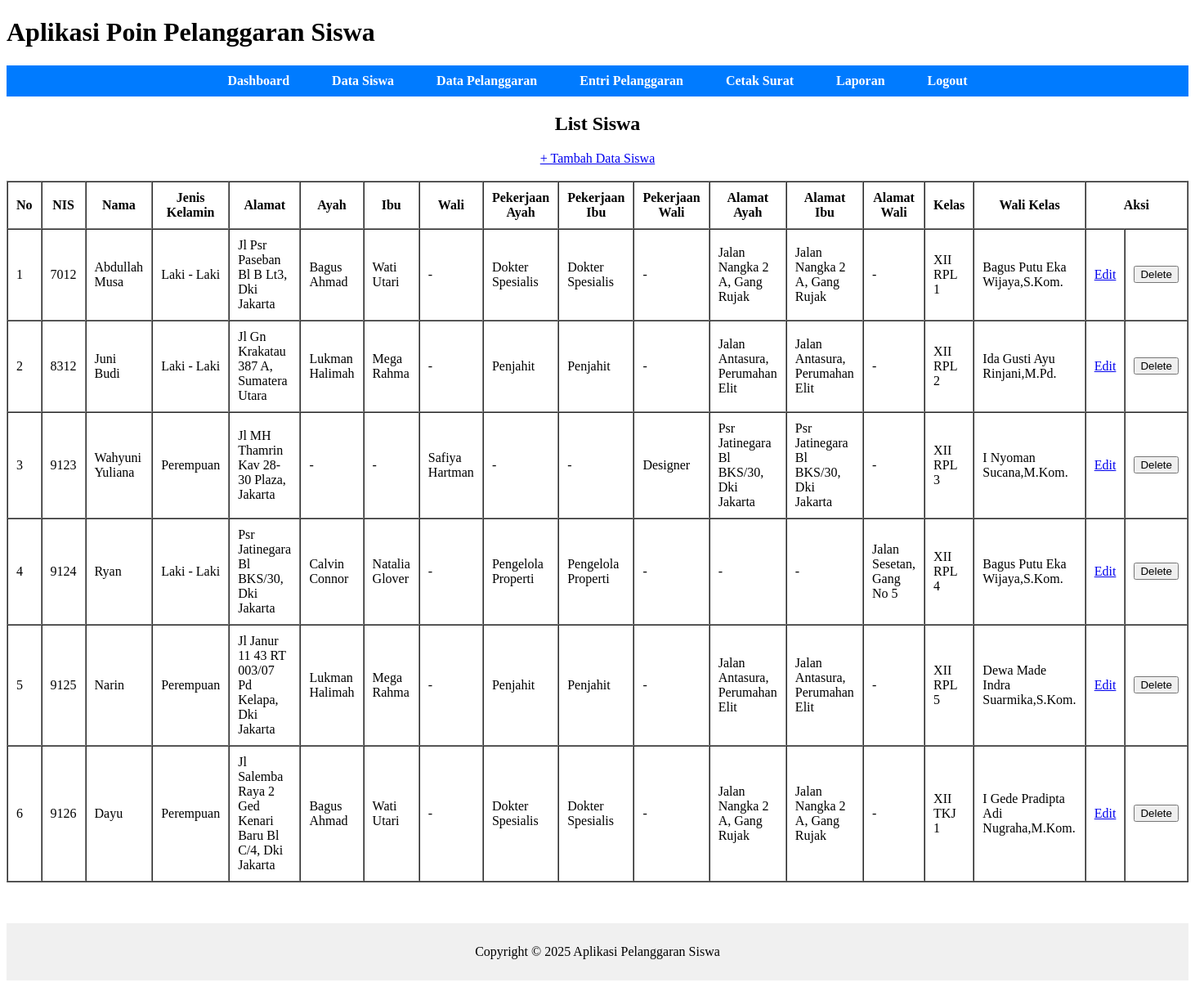
Page /pages/siswa/list.php on the committed database.
### tables this page shows
CREATE TABLE `siswa` (
  `nis` INT(5) PRIMARY KEY,
  `nama_siswa` VARCHAR(50),
  `jenis_kelamin` ENUM('Laki - Laki', 'Perempuan'),
  `alamat` VARCHAR(100),
  `password` VARCHAR(70),
  `status` ENUM('aktif', 'lulus', 'keluar'),
  `id_ortu_wali` INT(5),
  `id_kelas` INT(3),
  FOREIGN KEY (`id_ortu_wali`) REFERENCES `ortu_wali`(`id_ortu_wali`),
  FOREIGN KEY (`id_kelas`) REFERENCES `kelas`(`id_kelas`)
);

CREATE TABLE `ortu_wali` (
  `id_ortu_wali` INT(5) PRIMARY KEY,
  `ayah` VARCHAR(50),
  `ibu` VARCHAR(50),
  `wali` VARCHAR(50),
  `pekerjaan_ayah` VARCHAR(50),
  `pekerjaan_ibu` VARCHAR(50),
  `pekerjaan_wali` VARCHAR(50),
  `no_telp_ayah` VARCHAR(16),
  `no_telp_ibu` VARCHAR(16),
  `no_telp_wali` VARCHAR(16),
  `alamat_ayah` VARCHAR(100),
  `alamat_ibu` VARCHAR(100),
  `alamat_wali` VARCHAR(100)
);

CREATE TABLE `tingkat` (
  `id_tingkat` INT(1) PRIMARY KEY,
  `tingkat` VARCHAR(6)
);

CREATE TABLE `program_keahlian` (
  `id_program_keahlian` INT(2) PRIMARY KEY,
  `program_keahlian` VARCHAR(6),
  `deskripsi` VARCHAR(50)
);

CREATE TABLE `kelas` (
  `id_kelas` INT(3) PRIMARY KEY,
  `id_tingkat` INT,
  `id_program_keahlian` INT,
  `rombel` INT,
  `kode_guru` CHAR(8),
  FOREIGN KEY (`id_tingkat`) REFERENCES `tingkat`(`id_tingkat`),
  FOREIGN KEY (`id_program_keahlian`) REFERENCES `program_keahlian`(`id_program_keahlian`),
  FOREIGN KEY (`kode_guru`) REFERENCES `guru`(`kode_guru`)
);

CREATE TABLE `guru` (
  `kode_guru` CHAR(8) PRIMARY KEY,
  `nama_pengguna` VARCHAR(100),
  `role` VARCHAR(30),
  `username` VARCHAR(50),
  `password` VARCHAR(70),
  `aktif` ENUM('Y', 'N'),
  `jabatan` VARCHAR(50),
  `telp` VARCHAR(16)
);

### pages/siswa/list.php (the view, shortened to what this page needs)
<?php
include ROOTPATH . "/config/config.php";
include ROOTPATH . "/includes/header.php";
$query = "SELECT
            siswa.nis AS nis,
            siswa.nama_siswa AS nama_siswa,
            siswa.jenis_kelamin AS jenis_kelamin,
            siswa.alamat AS alamat,
            ortu_wali.ayah AS ayah,
            ortu_wali.ibu AS ibu,
            ortu_wali.wali AS wali,
            ortu_wali.pekerjaan_ayah AS pekerjaan_ayah,
            ortu_wali.pekerjaan_ibu AS pekerjaan_ibu,
            ortu_wali.pekerjaan_wali AS pekerjaan_wali,
            ortu_wali.alamat_ayah AS alamat_ayah,
            ortu_wali.alamat_ibu AS alamat_ibu,
            ortu_wali.alamat_wali AS alamat_wali,
            tingkat.tingkat AS tingkat,
            program_keahlian.program_keahlian AS program_keahlian,
            kelas.rombel AS rombel,
            guru.nama_pengguna AS nama_pengguna
          FROM siswa
          JOIN ortu_wali ON siswa.id_ortu_wali = ortu_wali.id_ortu_wali
          JOIN kelas ON siswa.id_kelas = kelas.id_kelas
          JOIN tingkat ON kelas.id_tingkat = tingkat.id_tingkat
          JOIN program_keahlian ON kelas.id_program_keahlian = program_keahlian.id_program_keahlian
          JOIN guru ON kelas.kode_guru = guru.kode_guru";
$result = mysqli_query($conn, $query);
?>
<center>
    <h2>List Siswa</h2>
    <a href="add.php">+ Tambah Data Siswa</a><br><br>
    <table border="1" cellpadding="10" cellspacing="0">
        <thead>
            <tr>
                <th>No</th>
                <th>NIS</th>
                <th>Nama</th>
                <th>Jenis Kelamin</th>
                <th>Alamat</th>
                <th>Ayah</th>
                <th>Ibu</th>
                <th>Wali</th>
                <th>Pekerjaan Ayah</th>
                <th>Pekerjaan Ibu</th>
                <th>Pekerjaan Wali</th>
                <th>Alamat Ayah</th>
                <th>Alamat Ibu</th>
                <th>Alamat Wali</th>
                <th>Kelas</th>
                <th>Wali Kelas</th>
                <th colspan="2">Aksi</th>
            </tr>
        </thead>
        <tbody>
            <?php
            $no = 1;
            while ($row = mysqli_fetch_assoc($result)) { ?>
                <tr>
                    <td><?= $no++ ?></td>
                    <td><?= htmlspecialchars($row['nis']) ?></td>
                    <td><?= htmlspecialchars($row['nama_siswa']) ?></td>
                    <td><?= htmlspecialchars($row['jenis_kelamin']) ?></td>
                    <td><?= htmlspecialchars($row['alamat']) ?></td>
                    <td><?= (empty($row['ayah']) || $row['ayah'] == 'NULL') ? '-' : htmlspecialchars($row['ayah']) ?></td>
                    <td><?= (empty($row['ibu']) || $row['ibu'] == 'NULL') ? '-' : htmlspecialchars($row['ibu']) ?></td>
                    <td><?= (empty($row['wali']) || $row['wali'] == 'NULL') ? '-' : htmlspecialchars($row['wali']) ?></td>
                    <td><?= (empty($row['pekerjaan_ayah']) || $row['pekerjaan_ayah'] == 'NULL') ? '-' : htmlspecialchars($row['pekerjaan_ayah']) ?>
                    </td>
                    <td><?= (empty($row['pekerjaan_ibu']) || $row['pekerjaan_ibu'] == 'NULL') ? '-' : htmlspecialchars($row['pekerjaan_ibu']) ?>
                    </td>
                    <td><?= (empty($row['pekerjaan_wali']) || $row['pekerjaan_wali'] == 'NULL') ? '-' : htmlspecialchars($row['pekerjaan_wali']) ?>
                    </td>
                    <td><?= (empty($row['alamat_ayah']) || $row['alamat_ayah'] == 'NULL') ? '-' : htmlspecialchars($row['alamat_ayah']) ?>
                    </td>
                    <td><?= (empty($row['alamat_ibu']) || $row['alamat_ibu'] == 'NULL') ? '-' : htmlspecialchars($row['alamat_ibu']) ?>
                    </td>
                    <td><?= (empty($row['alamat_wali']) || $row['alamat_wali'] == 'NULL') ? '-' : htmlspecialchars($row['alamat_wali']) ?>
                    </td>
                    <td><?= htmlspecialchars($row['tingkat'] . ' ' . $row['program_keahlian'] . ' ' . $row['rombel']) ?>
                    </td>
                    <td><?= htmlspecialchars($row['nama_pengguna']) ?></td>
                    <td>
                        <a href="edit.php?id=<?= $row['nis'] ?>">Edit</a>
                    </td>
                    <td>
                        <form action="../../process/siswa_process.php" method="post"
                            onsubmit="return confirm('Ingin Menghapus data <?= $row['nama_siswa'] ?>?')">
                            <button type="submit">Delete</button>
                        </form>
                    </td>
                </tr>
            <?php } ?>
        </tbody>
    </table>
</center>
<?php
include "../../includes/footer.php";
?>

### rows in the picture
siswa: nis "7012", nama_siswa "Abdullah Musa", jenis_kelamin "Laki - Laki", alamat "Jl Psr Paseban Bl B Lt3, Dki Jakarta", id_ortu_wali.ayah "Bagus Ahmad", id_ortu_wali.ibu "Wati Utari", id_ortu_wali.pekerjaan_ayah "Dokter Spesialis", id_ortu_wali.pekerjaan_ibu "Dokter Spesialis", id_ortu_wali.alamat_ayah "Jalan Nangka 2 A, Gang Rujak", id_ortu_wali.alamat_ibu "Jalan Nangka 2 A, Gang Rujak", tingkat.tingkat "XII RPL 1", guru.nama_pengguna "Bagus Putu Eka Wijaya,S.Kom."
siswa: nis "8312", nama_siswa "Juni Budi", jenis_kelamin "Laki - Laki", alamat "Jl Gn Krakatau 387 A, Sumatera Utara", id_ortu_wali.ayah "Lukman Halimah", id_ortu_wali.ibu "Mega Rahma", id_ortu_wali.pekerjaan_ayah "Penjahit", id_ortu_wali.pekerjaan_ibu "Penjahit", id_ortu_wali.alamat_ayah "Jalan Antasura, Perumahan Elit", id_ortu_wali.alamat_ibu "Jalan Antasura, Perumahan Elit", tingkat.tingkat "XII RPL 2", guru.nama_pengguna "Ida Gusti Ayu Rinjani,M.Pd."
siswa: nis "9123", nama_siswa "Wahyuni Yuliana", jenis_kelamin "Perempuan", alamat "Jl MH Thamrin Kav 28-30 Plaza, Jakarta", id_ortu_wali.wali "Safiya Hartman", id_ortu_wali.pekerjaan_wali "Designer", id_ortu_wali.alamat_ayah "Psr Jatinegara Bl BKS/30, Dki Jakarta", id_ortu_wali.alamat_ibu "Psr Jatinegara Bl BKS/30, Dki Jakarta", tingkat.tingkat "XII RPL 3", guru.nama_pengguna "I Nyoman Sucana,M.Kom."
siswa: nis "9124", nama_siswa "Ryan", jenis_kelamin "Laki - Laki", alamat "Psr Jatinegara Bl BKS/30, Dki Jakarta", id_ortu_wali.ayah "Calvin Connor", id_ortu_wali.ibu "Natalia Glover", id_ortu_wali.pekerjaan_ayah "Pengelola Properti", id_ortu_wali.pekerjaan_ibu "Pengelola Properti", id_ortu_wali.alamat_wali "Jalan Sesetan, Gang No 5", tingkat.tingkat "XII RPL 4", guru.nama_pengguna "Bagus Putu Eka Wijaya,S.Kom."
siswa: nis "9125", nama_siswa "Narin", jenis_kelamin "Perempuan", alamat "Jl Janur 11 43 RT 003/07 Pd Kelapa, Dki Jakarta", id_ortu_wali.ayah "Lukman Halimah", id_ortu_wali.ibu "Mega Rahma", id_ortu_wali.pekerjaan_ayah "Penjahit", id_ortu_wali.pekerjaan_ibu "Penjahit", id_ortu_wali.alamat_ayah "Jalan Antasura, Perumahan Elit", id_ortu_wali.alamat_ibu "Jalan Antasura, Perumahan Elit", tingkat.tingkat "XII RPL 5", guru.nama_pengguna "Dewa Made Indra Suarmika,S.Kom."
siswa: nis "9126", nama_siswa "Dayu", jenis_kelamin "Perempuan", alamat "Jl Salemba Raya 2 Ged Kenari Baru Bl C/4, Dki Jakarta", id_ortu_wali.ayah "Bagus Ahmad", id_ortu_wali.ibu "Wati Utari", id_ortu_wali.pekerjaan_ayah "Dokter Spesialis", id_ortu_wali.pekerjaan_ibu "Dokter Spesialis", id_ortu_wali.alamat_ayah "Jalan Nangka 2 A, Gang Rujak", id_ortu_wali.alamat_ibu "Jalan Nangka 2 A, Gang Rujak", tingkat.tingkat "XII TKJ 1", guru.nama_pengguna "I Gede Pradipta Adi Nugraha,M.Kom."
